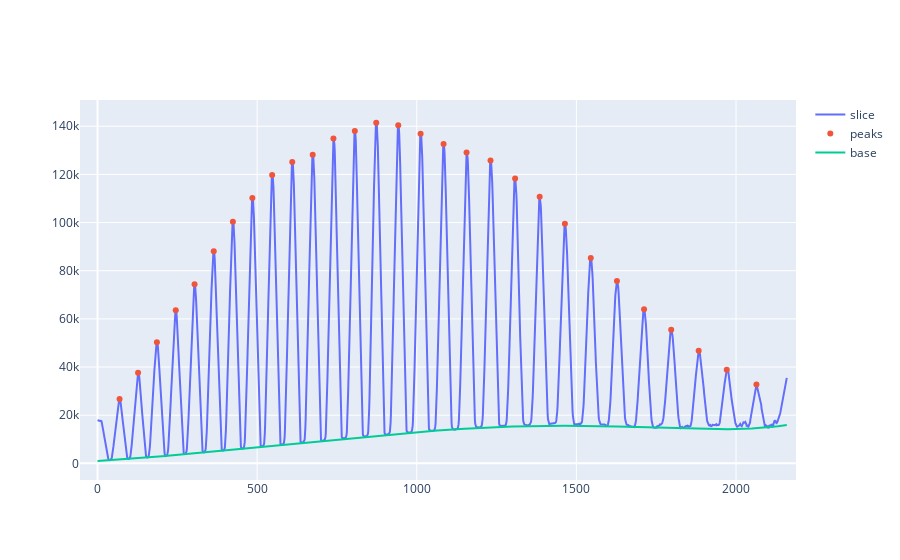

Notebook cell for this chart:
### Code cell
yprep = y_smoothed*amp
# calculate baseline
base = peakutils.baseline(yprep, 6)
# adjust parameters for correct peak detection
ind = peakutils.indexes(yprep-base, thres=.13, min_dist=50)

fig = go.Figure()

fig.add_trace(go.Scatter(x=xpixels, y=yprep, mode='lines',name='slice'))
fig.add_trace(go.Scatter(x=ind,y=yprep[ind],mode='markers',name='peaks'))
fig.add_trace(go.Scatter(x=xpixels,y=base,mode='lines',name='base'))
fig.show()

### Figure 1 — Plotly figure (JSON) as saved in the notebook; plotly's stock layout.template omitted (floating-point values rounded to 4 significant figures; data arrays with more than 128 entries replaced by an {"elided": "..."} marker saying what was removed)
{"data": [{"mode": "lines", "name": "slice", "type": "scatter", "x": {"elided": "2160 int values"}, "y": {"elided": "2160 float values"}}, {"mode": "markers", "name": "peaks", "type": "scatter", "x": [69, 127, 186, 245, 304, 364, 424, 485, 547, 610, 674, 739, 806, 873, 942, 1012, 1084, 1156, 1231, 1308, 1385, 1464, 1545, 1627, 1712, 1797, 1883, 1971, 2064], "y": [26760.0, 37630.0, 50330.0, 63550.0, 74410.0, 88090.0, 100400.0, 110200.0, 119700.0, 125100.0, 128100.0, 134900.0, 138000.0, 141500.0, 140400.0, 136900.0, 132600.0, 129100.0, 125800.0, 118300.0, 110700.0, 99530.0, 85250.0, 75720.0, 63990.0, 55440.0, 46720.0, 38820.0, 32720.0]}, {"mode": "lines", "name": "base", "type": "scatter", "x": {"elided": "2160 int values"}, "y": {"elided": "2160 float values"}}], "layout": {}}
